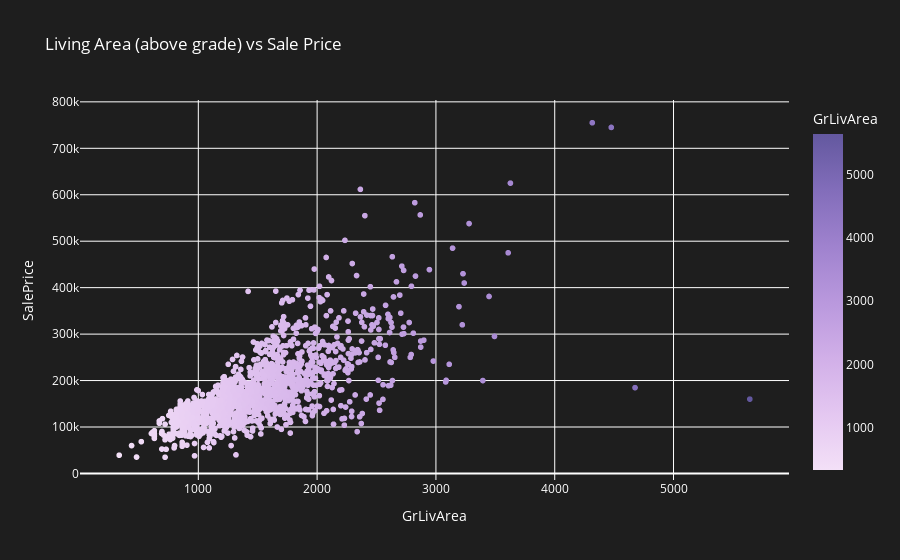

The notebook cell this image was saved under:
### Markdown cell above
####  Correlation between Living Area and Sale Price

This calculates the correlation between living area above grade (`GrLivArea`) and sale price, prints the correlation value, and creates a scatter plot to visualize their relationship.

 **Living Area:** There is a strong positive correlation between living area and sale price—larger homes tend to sell for more.

### Code cell
# Calculate Correlation between Living Area and Sale Price
living_area_price_corr = train_df['GrLivArea'].corr(train_df['SalePrice'])
print(f'Correlation between Living Area (above grade) and Sale Price: {living_area_price_corr}')

# Create a scatter plot to visualize the relationship between Living Area and Sale Price
fig10 = px.scatter(train_df, x='GrLivArea', y='SalePrice', title='Living Area (above grade) vs Sale Price', color='GrLivArea', color_continuous_scale=px.colors.sequential.Purp)

fig10.update_layout(plot_bgcolor='rgb(30,30,30)', paper_bgcolor='rgb(30,30,30)', font=dict(color='white'))

fig10.show()

### Figure 1 — Plotly figure (JSON) as saved in the notebook; plotly's stock layout.template omitted (floating-point values rounded to 4 significant figures; data arrays with more than 128 entries replaced by an {"elided": "..."} marker saying what was removed)
{"data": [{"hovertemplate": "GrLivArea=%{marker.color}<br>SalePrice=%{y}<extra></extra>", "legendgroup": "", "marker": {"color": {"elided": "1460 int values"}, "coloraxis": "coloraxis", "symbol": "circle"}, "mode": "markers", "name": "", "showlegend": false, "type": "scattergl", "x": {"elided": "1460 int values"}, "xaxis": "x", "y": {"elided": "1460 int values"}, "yaxis": "y"}], "layout": {"coloraxis": {"colorbar": {"title": {"text": "GrLivArea"}}, "colorscale": [[0, "rgb(243, 224, 247)"], [0.1667, "rgb(228, 199, 241)"], [0.3333, "rgb(209, 175, 232)"], [0.5, "rgb(185, 152, 221)"], [0.6667, "rgb(159, 130, 206)"], [0.8333, "rgb(130, 109, 186)"], [1, "rgb(99, 88, 159)"]]}, "font": {"color": "white"}, "legend": {"tracegroupgap": 0}, "paper_bgcolor": "rgb(30,30,30)", "plot_bgcolor": "rgb(30,30,30)", "title": {"text": "Living Area (above grade) vs Sale Price"}, "xaxis": {"anchor": "y", "domain": [0, 1], "title": {"text": "GrLivArea"}}, "yaxis": {"anchor": "x", "domain": [0, 1], "title": {"text": "SalePrice"}}}}
